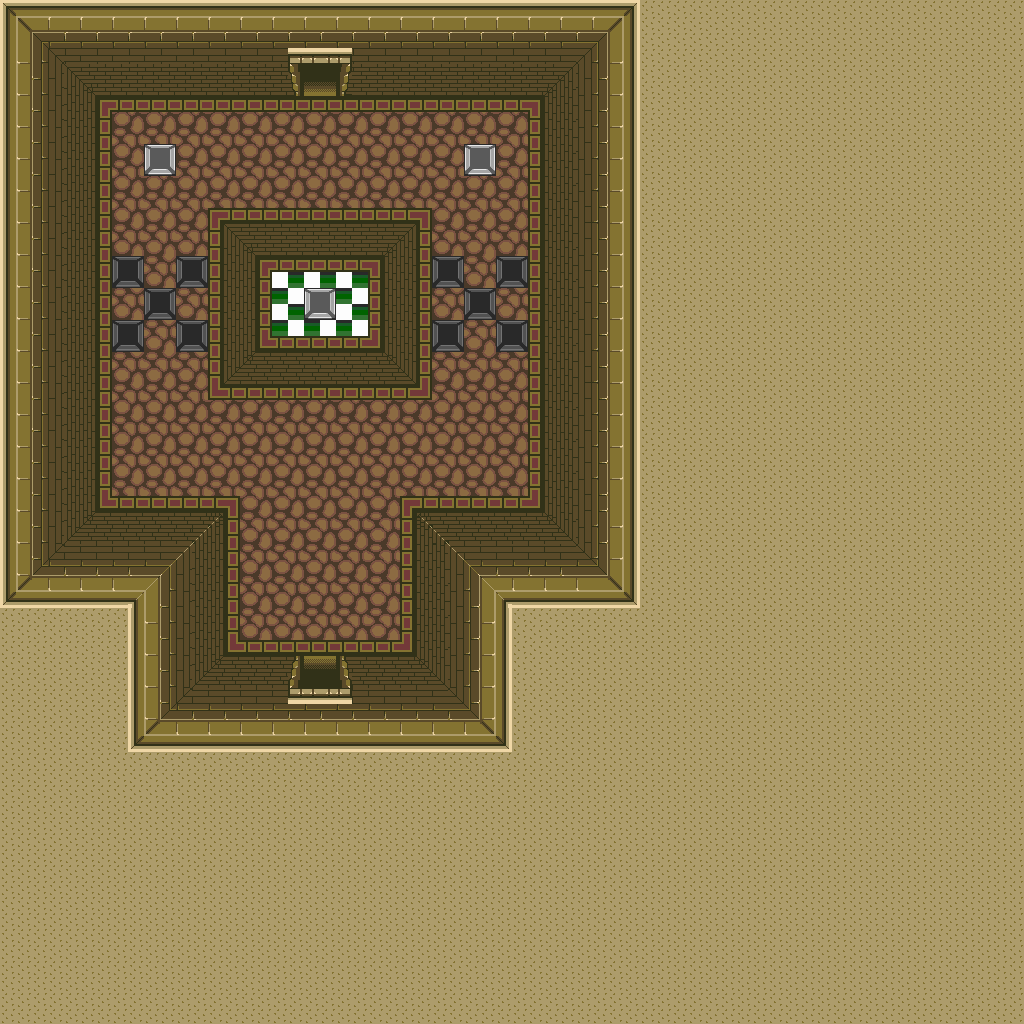

This game map was drawn from its Tiled (.tmx) file and the tilesets committed beside it. A one-line description and the trimmed map source follow:
An orthogonal 64x64 tile map with 16x16 px tiles, 1 tile layer (base), 1 hidden layer not drawn and 18 objects.

<map version="1.10" tiledversion="1.12.1" orientation="orthogonal" renderorder="right-down" width="64" height="64" tilewidth="16" tileheight="16" infinite="0" nextlayerid="3" nextobjectid="19">
 <tileset firstgid="1" source="../classiciphone_pics4.tsx" />
 <layer id="1" name="base" width="64" height="64">
  <data>[4096 cells, 4096 non-empty, 113 distinct tile ids]</data>
 </layer>
 <layer id="2" name="collision" width="64" height="64" visible="0">
  <properties><property name="collision" value="true" /></properties>
  <data>[4096 cells, 3332 non-empty, 1 distinct tile ids]</data>
 </layer>
 <objectgroup id="3" name="npcs">
  <object id="1" x="208.0" y="208.0" width="16" height="16">
   <properties>
    <property name="gani" value="halloweenc-fog2.png" />
    <property name="script" type="string">-- Auto-converted from GraalScript
-- [CLIENT-SIDE — server no-op]
-- if (created) {
-- dontblock;
-- 
-- drawoverplayer;
-- setzoomeffect 3;
-- setcoloreffect 1,1,1,0.9;
-- }</property>
   </properties>
  </object>
  <object id="2" x="304.0" y="448.0" width="16" height="16">
   <properties>
    <property name="script" type="string">-- Auto-converted from GraalScript
-- [CLIENT-SIDE — server no-op]
-- if (playerenters){
-- seteffect 0,0,.2,.5;
-- }</property>
   </properties>
  </object>
  <object id="3" x="160.0" y="240.0" width="16" height="16">
   <properties>
    <property name="gani" value="halloweenc-fog.png" />
    <property name="script" type="string">-- Auto-converted from GraalScript
-- [CLIENT-SIDE — server no-op]
-- if (created) {
-- dontblock;
-- 
-- drawoverplayer;
-- setzoomeffect 3;
-- setcoloreffect 1,1,1,0.9;
-- }</property>
   </properties>
  </object>
  <object id="4" x="304.0" y="48.0" width="16" height="16">
   <properties>
    <property name="script" type="string">-- Auto-converted from GraalScript
-- // NPC made by Massokre (LAT)
-- function onCreated() {
-- setshape(1,32,16);
end
-- function onPlayerTouchsMe() {
-- setlevel2("quest_dungeon_inside_15" @ (clientr.quest_dungeon[0] ? ".nw" : "_flooded.nw"),18.5,38);
end</property>
   </properties>
  </object>
  <object id="5" x="144.0" y="128.0" width="16" height="16">
   <properties>
    <property name="gani" value="dlstatue.png" />
    <property name="script" type="string">-- Auto-converted from GraalScript
-- join("quest_dungeon_weakstatue");
-- function onCreated() {
self.statueID = "j"
end
-- [CLIENT-SIDE — server no-op]
-- if (created) setstring this.statueID,j;</property>
   </properties>
  </object>
  <object id="6" x="464.0" y="128.0" width="16" height="16">
   <properties>
    <property name="gani" value="dlstatue.png" />
    <property name="script" type="string">-- Auto-converted from GraalScript
-- join("quest_dungeon_weakstatue");
-- function onCreated() {
self.statueID = "i"
end
-- [CLIENT-SIDE — server no-op]
-- if (created) setstring this.statueID,i;</property>
   </properties>
  </object>
  <object id="7" x="464.0" y="256.0" width="16" height="16">
   <properties>
    <property name="script" type="string">-- Auto-converted from GraalScript
-- join("rock_1-client");</property>
   </properties>
  </object>
  <object id="8" x="496.0" y="288.0" width="16" height="16">
   <properties>
    <property name="script" type="string">-- Auto-converted from GraalScript
-- join("rock_1-client");</property>
   </properties>
  </object>
  <object id="9" x="464.0" y="320.0" width="16" height="16">
   <properties>
    <property name="script" type="string">-- Auto-converted from GraalScript
-- join("rock_1-client");</property>
   </properties>
  </object>
  <object id="10" x="432.0" y="288.0" width="16" height="16">
   <properties>
    <property name="script" type="string">-- Auto-converted from GraalScript
-- join("rock_1-client");</property>
   </properties>
  </object>
  <object id="11" x="144.0" y="256.0" width="16" height="16">
   <properties>
    <property name="script" type="string">-- Auto-converted from GraalScript
-- join("rock_1-client");</property>
   </properties>
  </object>
  <object id="12" x="176.0" y="288.0" width="16" height="16">
   <properties>
    <property name="script" type="string">-- Auto-converted from GraalScript
-- join("rock_1-client");</property>
   </properties>
  </object>
  <object id="13" x="112.0" y="288.0" width="16" height="16">
   <properties>
    <property name="script" type="string">-- Auto-converted from GraalScript
-- join("rock_1-client");</property>
   </properties>
  </object>
  <object id="14" x="144.0" y="320.0" width="16" height="16">
   <properties>
    <property name="script" type="string">-- Auto-converted from GraalScript
-- join("rock_1-client");</property>
   </properties>
  </object>
  <object id="15" x="560.0" y="464.0" width="16" height="16">
   <properties>
    <property name="script" type="string">-- Auto-converted from GraalScript
-- join("level_questlevel");</property>
   </properties>
  </object>
  <object id="16" x="592.0" y="464.0" width="16" height="16">
   <properties>
    <property name="script" type="string">-- Auto-converted from GraalScript
-- join("control_midi");
-- [CLIENT-SIDE — server no-op]
-- function onCreated(){
-- this.midi = "stef1.mid";
-- }</property>
   </properties>
  </object>
  <object id="17" x="304.0" y="656.0" width="16" height="16">
   <properties>
    <property name="script" type="string">-- Auto-converted from GraalScript
self.join("quest_dungeon_weakstatuedoor")
-- [CLIENT-SIDE — server no-op]
-- function onCreated(){
-- this.statueids = {"i", "j"};
-- this.gatedir = 2;
-- }</property>
   </properties>
  </object>
  <object id="18" x="304.0" y="64.0" width="16" height="16">
   <properties>
    <property name="script" type="string">-- Auto-converted from GraalScript
self.join("quest_dungeon_weakstatuedoor")
-- [CLIENT-SIDE — server no-op]
-- function onCreated(){
-- this.statueids = {"j", "i"};
-- this.gatedir = 0;
-- }</property>
   </properties>
  </object>
 </objectgroup>
</map>
